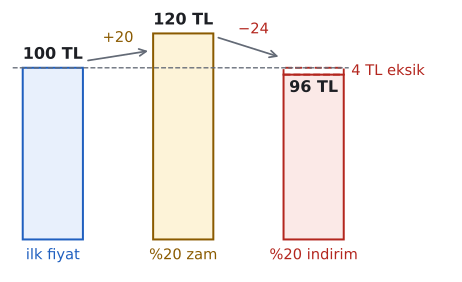

This figure's Python source:
import sys; sys.path.insert(0, "tools")
from cizim import *

# 100 TL -> %20 zam -> 120 TL -> %20 indirim -> 96 TL. Zammın tabanı 100, indirimin tabanı 120.
fig, ax = sekil(6.0, 3.6)
ax.axis("off")
G = 1.2
cubuklar = [(0, 100, "ilk fiyat", MAVI, MAVI_ACIK), (2.6, 120, "%20 zam", SARI, SARI_ACIK), (5.2, 96, "%20 indirim", KIRMIZI, KIRMIZI_ACIK)]
for x, h, ad, renk, acik in cubuklar:
    ax.add_patch(patches.Rectangle((x, 0), G, h, facecolor=acik, edgecolor=renk, lw=1.5))
    if h < 100:
        ax.add_patch(patches.Rectangle((x, h), G, 100 - h, facecolor="none", edgecolor=KIRMIZI, lw=1.4, ls="--"))
        ax.text(x + G / 2, h - 3, f"{h} TL", ha="center", va="top", fontsize=12, color=YAZI, fontweight="bold")
    else:
        ax.text(x + G / 2, h + 3, f"{h} TL", ha="center", va="bottom", fontsize=12, color=YAZI, fontweight="bold")
    ax.text(x + G / 2, -5, ad, ha="center", va="top", fontsize=11, color=renk)
ax.plot([-0.2, 6.5], [100, 100], ls="--", color=SOLUK, lw=1)
ax.annotate("", xy=(2.55, 110), xytext=(1.25, 104), arrowprops=dict(arrowstyle="->", color=SOLUK, lw=1.3))
ax.text(1.9, 113, "+20", ha="center", va="bottom", fontsize=11, color=SARI)
ax.annotate("", xy=(5.15, 106), xytext=(3.85, 118), arrowprops=dict(arrowstyle="->", color=SOLUK, lw=1.3))
ax.text(4.6, 118, "−24", ha="center", va="bottom", fontsize=11, color=KIRMIZI)
ax.text(6.55, 98, "4 TL eksik", ha="left", va="center", fontsize=11, color=KIRMIZI)
ax.set_xlim(-0.3, 8.6); ax.set_ylim(-20, 135)
kaydet(fig, __file__)
